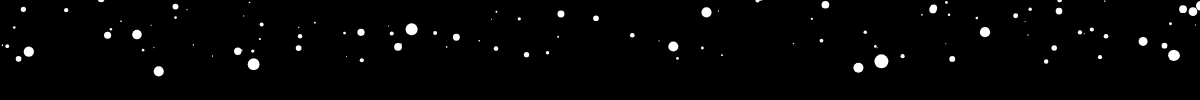
Frame 1 (no input)
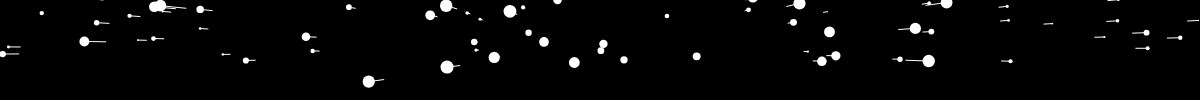
Frame 60 (no input)
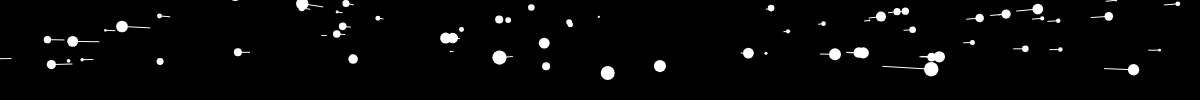
Frame 120 (the mouse pressed at the canvas centre since frame 60)

The p5.js sketch that drew these frames (run headless with seeded random() and noise() and a simulated clock; from frame 60 on, the mouse is pressed at the canvas centre):

// p5.js sketch
// ── sketch.js

let stars = [];
let canvas;
let numberOfStars = 1200;
let speed = 20;

function setup() {
    canvas = createCanvas(document.body.clientWidth, document.body.clientHeight);
    canvas.background(0);
    for (let i = 0; i < numberOfStars; i++) {
        stars.push(new Star);
    }
}

function draw() {
    canvas.background(0);
    canvas.translate(width / 2, height / 2);
    for (let i = 0; i < stars.length; i++) {
        stars[i].show();
        stars[i].update();
    }
}

function keyPressed() {
    if (keyCode === UP_ARROW) {
        console.log("up")
        speed = speed + random(5);
        console.log(speed);
    } else if (keyCode === DOWN_ARROW) {
        console.log("down")
        if (speed > 6) {
            speed = speed - random(5);
        }
    }
}


class Star {
    constructor() {
        this.x = random(-canvas.width, canvas.width);
        this.y = random(-canvas.width, canvas.height);
        this.z = random(width);
        this.pz = this.z;
    }

    show() {

        fill(255);
        noStroke();

        const sx = map(this.x / this.z, 0, 1, 0, width);
        const sy = map(this.y / this.z, 0, 1, 0, height);

        const r = map(this.z, 0, width, 16, 0);
        ellipse(sx, sy, r, r);

        stroke(255);

        var px = map(this.x / this.pz, 0, 1, 0, width);
        var py = map(this.y / this.pz, 0, 1, 0, height);


        this.pz = this.z;

        line(px, py, sx, sy);


    }

    update() {
        this.z -= speed;
        if (this.z < 1) {
            this.x = random(-canvas.width, canvas.width);
            this.y = random(-canvas.width, canvas.height);
            this.z = random(width);
            this.pz = this.z
        }
    }
}
